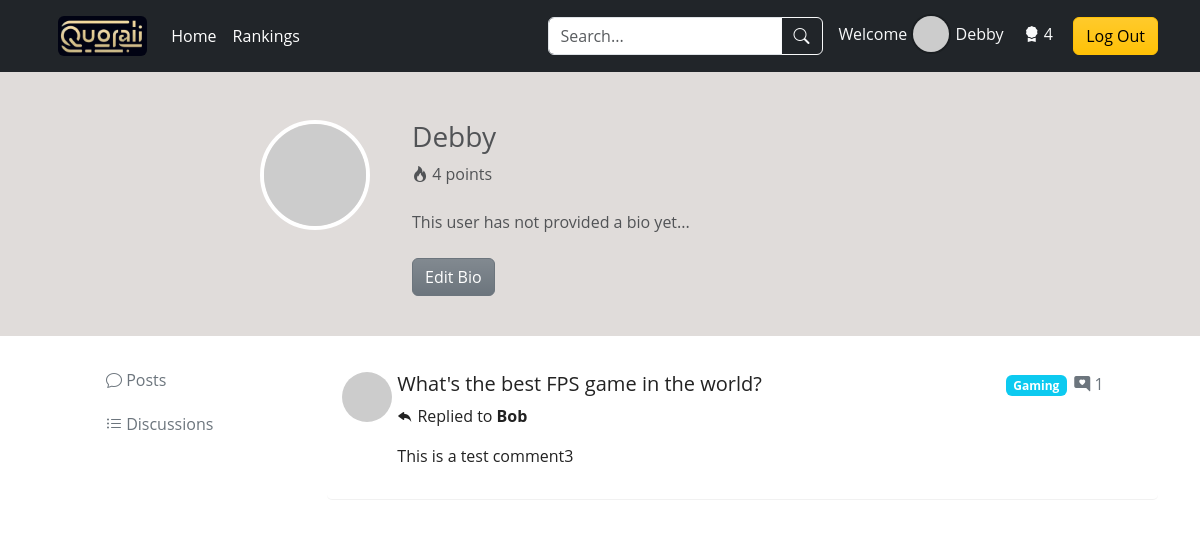
Before: /personal-profile?show=comments (signed in) with the older database file.
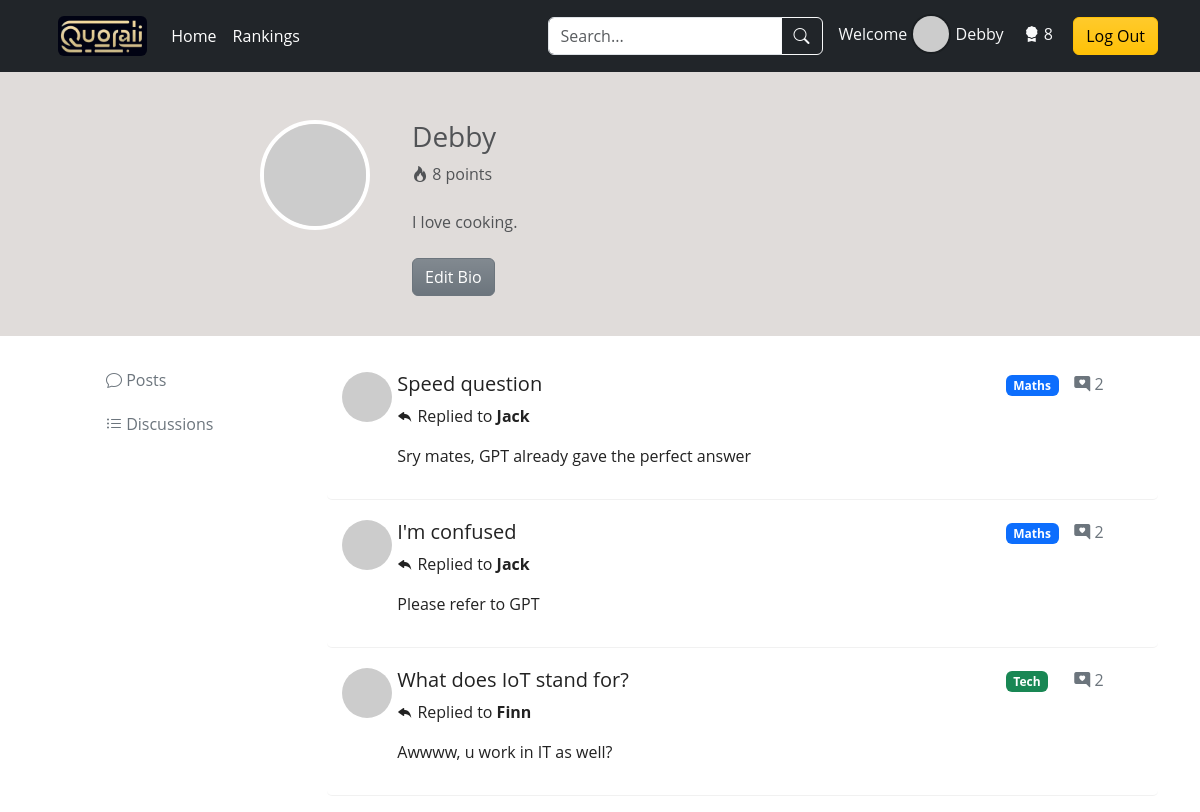
After: the same page with the newer database file.
### app/models.py (models this page shows, shortened)
class User(db.Model, UserMixin):
    id = db.Column(db.Integer, primary_key=True)
    username = db.Column(db.String(16), index=True, unique=True)
    email = db.Column(db.String(64), index=True, unique=True)
    password_hash = db.Column(db.String(256))
    credit = db.Column(db.Integer, default=0)
    bio = db.Column(db.String(1024))
    posts = db.relationship('Post', backref='author', lazy=True)
    comments = db.relationship('Comment', backref='author', lazy='dynamic')

class Comment(db.Model):
    id = db.Column(db.Integer, primary_key=True)
    body = db.Column(db.String(1024))
    timestamp = db.Column(db.DateTime, default=datetime.now)
    author_id = db.Column(db.Integer, db.ForeignKey('user.id'), index=True)
    post_id = db.Column(db.Integer, db.ForeignKey('post.id'), index=True)
    def __repr__(self):
        return '<Comment {}>'.format(self.body)

class Post(db.Model):
    id = db.Column(db.Integer, primary_key=True)
    title = db.Column(db.String(64))
    body = db.Column(db.String(1024))
    timestamp = db.Column(db.DateTime, index=True, default=datetime.now)
    author_id = db.Column(db.Integer, db.ForeignKey('user.id'), index=True)
    category_id = db.Column(db.Integer, db.ForeignKey('category.id'), index=True)
    comments = db.relationship('Comment', backref='post', lazy='dynamic')
    is_solved = db.Column(db.Boolean, default=False)
    def __repr__(self):
        return '<Post {}>'.format(self.body)

class Category(db.Model):
    id = db.Column(db.Integer, primary_key=True)
    name = db.Column(db.String(32), unique=True)
    iconClass = db.Column(db.String(32))
    posts = db.relationship('Post', backref='category', lazy='dynamic')

### app/routes.py (the view, shortened to what this page needs)
@app.route('/personal-profile', methods=['GET', 'POST'])
def personalProfile():
    user = current_user
    if request.args.get('show') == 'comments':
        comments = Comment.query.filter_by(author_id=user.id).all()
        mix = {}
        for comment in comments:
            post = Post.query.get(comment.post_id)
            if post:
                if post not in mix:
                    mix[post] = []
                mix[post].append(comment)
        print(mix)
        return render_template('personal-profile.html', title='Personal Profile', user=user, mix=mix)

### app/__init__.py (called while the page is built)
@login_manager.user_loader
def load_user(user_id):
    user = User.query.get(user_id)
    return user

### app/templates/personal-profile.html (shortened to what the changed rows need)
{% extends "base.html" %}
{% block style %}
<link rel="stylesheet" href="{{ url_for('static', filename='css/personal-profile.css') }}">
{% endblock %}
{% block main %}
<div class="container-fluid self-intro background-brown text-muted">
    <div class="row clearfix mt-5 mb-4">
        <div class="col-md-5 column personal-details">
            <h3 class="text-left">
                {{ user.username }}
            </h3>
            <div>
                <i class="bi bi-fire"></i>
                <span>{{ user.credit }} points</span>
            </div>
            <div class="overflow-auto mt-4" style="max-height: 100px;">
                <p id="bio-text" class="text-left">
                    {% if user.bio %}
                    {{ user.bio }}
                    {% else %}
                    This user has not provided a bio yet...
                    {% endif %}
                </p>
            </div>
            <button id="edit-btn" class="btn btn-secondary bg-gradient text-white mt-2">Edit Bio</button>
        </div>
    </div>
</div>
<div class="container">
    <div class="row clearfix">
        <div class="col-md-9 column mt-3">
            {% if mix %}
                <ul class="discussion-list list-unstyled">
                    {% for post, comments in mix.items() %}
                    {% for comment in comments %}
                    <li>
                        <div class="row clearfix">
                            <div class="col-md-10 column row clearfix">
                                <div class="col-md-1 column">
                                    <img alt="50x50" src='https://robohash.org/{{ post.author.email }}' class="rounded-circle"
                                        style="width: 50px; height: 50px;" />
                                </div>
                                <div class="col-md-11">
                                    <h5>
                                        <a href="{{ url_for('postDetails', post_id=post.id) }}#{{ comment.id }}" style="text-decoration: none; color: inherit;" onmouseover="this.style.color='#007bff'" onmouseout="this.style.color='inherit'">{{ post.title }}</a>
                                    </h5>
                                    <p>
                                        <i class="bi bi-reply-fill"></i>
                                        <span>Replied to <b>{{ post.author.username }}</b></span>
                                    </p>
                                    <p>{{ comment.body }}</p>
                                </div>
                            </div>
                            <div class="col-md-2 column">
                                <div class="row clearfix">
                                    <div class="col-md-6 column category-tag">
                                        <span class="badge category-tag" data-category-id="{{ post.category.id }}">{{ post.category.name }}</span>
                                    </div>
                                    <div class="col-md-6 column text-secondary">
                                        <p>
                                            <i class="bi bi-chat-right-heart-fill"></i>
                                            {{ post.comments.all()|length }}
                                        </p>
                                    </div>
                                </div>
                            </div>
                        </div>
                    </li>
                    {% endfor %}
                    {% endfor %}
                </ul>
            {% endif %}
        </div>
    </div>
</div>
{% endblock %}

### app/templates/base.html (shortened to what this page needs)
<!DOCTYPE html>
<html lang="en">
<head>
   <link href="https://cdn.jsdelivr.net/npm/bootstrap@5.3.3/dist/css/bootstrap.min.css" rel="stylesheet">
   <link rel="stylesheet" href="https://cdn.jsdelivr.net/npm/bootstrap-icons@1.11.3/font/bootstrap-icons.min.css">
   <link rel="stylesheet" href="{{ url_for('static', filename='css/base.css') }}">
    {% block style %}{% endblock %}
</head>
<body>
    <header class="p-3 bg-dark text-white fixed-top">
        <div class="container">
            <div class="d-flex flex-wrap align-items-center justify-content-center justify-content-lg-start">
                <a href="/" class="d-flex align-items-center mb-2 mb-lg-0 mx-3 text-white text-decoration-none">
                    <img alt="logo" src="{{ url_for('static', filename='img/4501715747379_.pic.jpg') }}" class="rounded logo" />
                </a>
                <ul class="nav col-12 col-lg-auto me-lg-auto mb-2 justify-content-center mb-md-0">
                    <li><a href="/" class="nav-link px-2 text-white">Home</a></li>
                    <li><a href="{{ url_for('rankingPage') }}" class="nav-link px-2 text-white">Rankings</a></li>
                </ul>
                <form class="col-12 col-lg-auto mb-3 mb-lg-0 me-lg-3" method="get" action="{{ url_for('search') }}">
                    <div class="input-group">
                        <input type="search" class="form-control form-control-dark" placeholder="Search..." aria-label="Search" name="search_keywords">
                        <button class="btn btn-outline-light" type="submit"><i class="bi bi-search"></i>
                        </button>
                    </div>
                </form>
                <div class="text-end">
                    {% if current_user.is_authenticated %}
                    <div class="user-info">
                        <span class="text-light me-3">Welcome
                            <img alt="Avatar" src='https://robohash.org/{{ current_user.email }}' class="rounded-circle" style="width: 40px; height: 40px; border: rgba(0, 0, 0, 0.2) 2.5px solid; margin-top: -5px;" />
                            <a href="{{ url_for('personalProfile') }}" style="text-decoration: none; color: inherit;" onmouseover="this.style.color='#FFA500'" onmouseout="this.style.color='inherit'">{{ current_user.username }}</a>
                    </span>
                        <span class="text-light me-3"><i class="bi bi-award-fill"></i> {{ current_user.credit }}</span>
                        <a class="btn btn-warning bg-gradient" href="{{ url_for('logout') }}">Log Out</a>
                    </div>
                    {% else %}
                    <button type="button" id="loginButton" class="btn btn-outline-light me-2" data-bs-toggle="modal" data-bs-target="#ModalToggle">Login</button>
                    <button type="button" class="btn btn-warning" data-bs-toggle="modal" data-bs-target="#staticBackdrop" id="registerbtn">Sign-up</button>
                    {% endif %}
                </div>
            </div>
        </div>
    </header>
    <main>
        {% block main %}{% endblock %}
    </main>
</body>
</html>

Changed rows visible on the page:
no longer on this page (row edited): User: author.username "Bob"
no longer on this page (row unchanged): Category: category.name "Gaming"
changed User "Debby": credit "4" → "8"; bio (not shown) → "I love cooking."
now on this page (row edited): Post: title "Speed question"
now on this page (row edited): Comment: body "Sry mates, GPT already gave the perfect answer", comments.all|length "2"
now on this page (row edited): User: author.username "Jack"
now on this page (row unchanged): Category: category.name "Maths"
changed Post: loses Comment ({{ post.title }} "What's the best FPS game in the world?", body "This is a test comment3", comments.all|length "1"); gains Comment ({{ post.title }} "I'm confused", body "Please refer to GPT", comments.all|length "2")
now on this page (row edited): Post: title "What does IoT stand for?"
now on this page (row edited): Comment: body "Awwww, u work in IT as well?", comments.all|length "2"
now on this page (row edited): User: author.username "Finn"
now on this page (row unchanged): Category: category.name "Tech"
Other visible differences:
text no longer shown: "This user has not provided a bio yet..."
